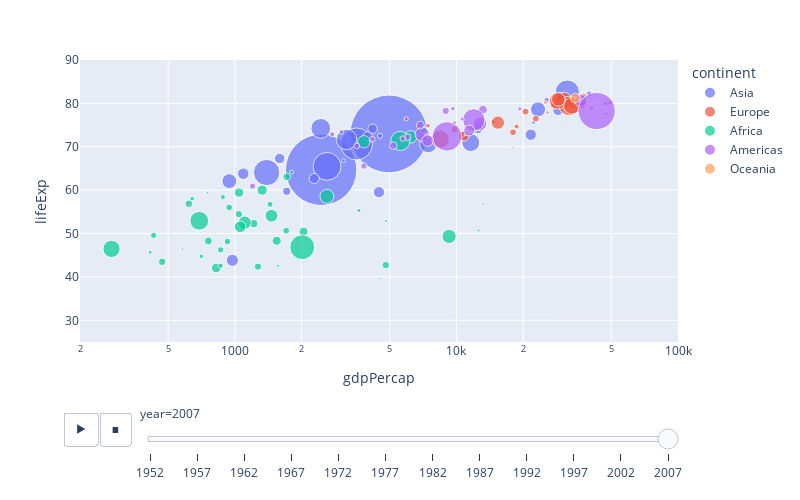

Write notebook code for a chart like this one.
### Code cell
fig1 = px.scatter(df1, x = 'gdpPercap', y='lifeExp', animation_frame='year', animation_group= 'country',color='continent', 
                  hover_name ='country',size = 'pop', 
                  log_x= True, size_max=55, range_x=[200,100000], range_y=[25,90])

fig1.update_layout(width=800, height=500)
fig1.show()

### Figure 1 — Plotly figure (JSON) as saved in the notebook; plotly's stock layout.template omitted (floating-point values rounded to 4 significant figures)
{"data": [{"hovertemplate": "<b>%{hovertext}</b><br><br>continent=Asia<br>year=2007<br>gdpPercap=%{x}<br>lifeExp=%{y}<br>pop=%{marker.size}<extra></extra>", "hovertext": ["Afghanistan", "Bahrain", "Bangladesh", "Cambodia", "China", "Hong Kong, China", "India", "Indonesia", "Iran", "Iraq", "Israel", "Japan", "Jordan", "Korea, Dem. Rep.", "Korea, Rep.", "Kuwait", "Lebanon", "Malaysia", "Mongolia", "Myanmar", "Nepal", "Oman", "Pakistan", "Philippines", "Saudi Arabia", "Singapore", "Sri Lanka", "Syria", "Taiwan", "Thailand", "Vietnam", "West Bank and Gaza", "Yemen, Rep."], "ids": ["Afghanistan", "Bahrain", "Bangladesh", "Cambodia", "China", "Hong Kong, China", "India", "Indonesia", "Iran", "Iraq", "Israel", "Japan", "Jordan", "Korea, Dem. Rep.", "Korea, Rep.", "Kuwait", "Lebanon", "Malaysia", "Mongolia", "Myanmar", "Nepal", "Oman", "Pakistan", "Philippines", "Saudi Arabia", "Singapore", "Sri Lanka", "Syria", "Taiwan", "Thailand", "Vietnam", "West Bank and Gaza", "Yemen, Rep."], "legendgroup": "Asia", "marker": {"color": "#636efa", "size": [31889923, 708573, 150448339, 14131858, 1318683096, 6980412, 1110396331, 223547000, 69453570, 27499638, 6426679, 127467972, 6053193, 23301725, 49044790, 2505559, 3921278, 24821286, 2874127, 47761980, 28901790, 3204897, 169270617, 91077287, 27601038, 4553009, 20378239, 19314747, 23174294, 65068149, 85262356, 4018332, 22211743], "sizemode": "area", "sizeref": 435900.0, "symbol": "circle"}, "mode": "markers", "name": "Asia", "orientation": "v", "showlegend": true, "type": "scatter", "x": [974.6, 29800.0, 1391.0, 1714.0, 4959.0, 39720.0, 2452.0, 3541.0, 11610.0, 4471.0, 25520.0, 31660.0, 4519.0, 1593.0, 23350.0, 47310.0, 10460.0, 12450.0, 3096.0, 944, 1091.0, 22320.0, 2606.0, 3190.0, 21650.0, 47140.0, 3970.0, 4185.0, 28720.0, 7458.0, 2442.0, 3025.0, 2281.0], "xaxis": "x", "y": [43.83, 75.64, 64.06, 59.72, 72.96, 82.21, 64.7, 70.65, 70.96, 59.55, 80.75, 82.6, 72.53, 67.3, 78.62, 77.59, 71.99, 74.24, 66.8, 62.07, 63.78, 75.64, 65.48, 71.69, 72.78, 79.97, 72.4, 74.14, 78.4, 70.62, 74.25, 73.42, 62.7], "yaxis": "y"}, {"hovertemplate": "<b>%{hovertext}</b><br><br>continent=Europe<br>year=2007<br>gdpPercap=%{x}<br>lifeExp=%{y}<br>pop=%{marker.size}<extra></extra>", "hovertext": ["Albania", "Austria", "Belgium", "Bosnia and Herzegovina", "Bulgaria", "Croatia", "Czech Republic", "Denmark", "Finland", "France", "Germany", "Greece", "Hungary", "Iceland", "Ireland", "Italy", "Montenegro", "Netherlands", "Norway", "Poland", "Portugal", "Romania", "Serbia", "Slovak Republic", "Slovenia", "Spain", "Sweden", "Switzerland", "Turkey", "United Kingdom"], "ids": ["Albania", "Austria", "Belgium", "Bosnia and Herzegovina", "Bulgaria", "Croatia", "Czech Republic", "Denmark", "Finland", "France", "Germany", "Greece", "Hungary", "Iceland", "Ireland", "Italy", "Montenegro", "Netherlands", "Norway", "Poland", "Portugal", "Romania", "Serbia", "Slovak Republic", "Slovenia", "Spain", "Sweden", "Switzerland", "Turkey", "United Kingdom"], "legendgroup": "Europe", "marker": {"color": "#EF553B", "size": [3600523, 8199783, 10392226, 4552198, 7322858, 4493312, 10228744, 5468120, 5238460, 61083916, 82400996, 10706290, 9956108, 301931, 4109086, 58147733, 684736, 16570613, 4627926, 38518241, 10642836, 22276056, 10150265, 5447502, 2009245, 40448191, 9031088, 7554661, 71158647, 60776238], "sizemode": "area", "sizeref": 435900.0, "symbol": "circle"}, "mode": "markers", "name": "Europe", "orientation": "v", "showlegend": true, "type": "scatter", "x": [5937.0, 36130.0, 33690.0, 7446.0, 10680.0, 14620.0, 22830.0, 35280.0, 33210.0, 30470.0, 32170.0, 27540.0, 18010.0, 36180.0, 40680.0, 28570.0, 9254.0, 36800.0, 49360.0, 15390.0, 20510.0, 10810.0, 9787.0, 18680.0, 25770.0, 28820.0, 33860.0, 37510.0, 8458.0, 33200.0], "xaxis": "x", "y": [76.42, 79.83, 79.44, 74.85, 73.0, 75.75, 76.49, 78.33, 79.31, 80.66, 79.41, 79.48, 73.34, 81.76, 78.89, 80.55, 74.54, 79.76, 80.2, 75.56, 78.1, 72.48, 74.0, 74.66, 77.93, 80.94, 80.88, 81.7, 71.78, 79.42], "yaxis": "y"}, {"hovertemplate": "<b>%{hovertext}</b><br><br>continent=Africa<br>year=2007<br>gdpPercap=%{x}<br>lifeExp=%{y}<br>pop=%{marker.size}<extra></extra>", "hovertext": ["Algeria", "Angola", "Benin", "Botswana", "Burkina Faso", "Burundi", "Cameroon", "Central African Republic", "Chad", "Comoros", "Congo, Dem. Rep.", "Congo, Rep.", "Cote d'Ivoire", "Djibouti", "Egypt", "Equatorial Guinea", "Eritrea", "Ethiopia", "Gabon", "Gambia", "Ghana", "Guinea", "Guinea-Bissau", "Kenya", "Lesotho", "Liberia", "Libya", "Madagascar", "Malawi", "Mali", "Mauritania", "Mauritius", "Morocco", "Mozambique", "Namibia", "Niger", "Nigeria", "Reunion", "Rwanda", "Sao Tome and Principe", "Senegal", "Sierra Leone", "Somalia", "South Africa", "Sudan", "Swaziland", "Tanzania", "Togo", "Tunisia", "Uganda", "Zambia", "Zimbabwe"], "ids": ["Algeria", "Angola", "Benin", "Botswana", "Burkina Faso", "Burundi", "Cameroon", "Central African Republic", "Chad", "Comoros", "Congo, Dem. Rep.", "Congo, Rep.", "Cote d'Ivoire", "Djibouti", "Egypt", "Equatorial Guinea", "Eritrea", "Ethiopia", "Gabon", "Gambia", "Ghana", "Guinea", "Guinea-Bissau", "Kenya", "Lesotho", "Liberia", "Libya", "Madagascar", "Malawi", "Mali", "Mauritania", "Mauritius", "Morocco", "Mozambique", "Namibia", "Niger", "Nigeria", "Reunion", "Rwanda", "Sao Tome and Principe", "Senegal", "Sierra Leone", "Somalia", "South Africa", "Sudan", "Swaziland", "Tanzania", "Togo", "Tunisia", "Uganda", "Zambia", "Zimbabwe"], "legendgroup": "Africa", "marker": {"color": "#00cc96", "size": [33333216, 12420476, 8078314, 1639131, 14326203, 8390505, 17696293, 4369038, 10238807, 710960, 64606759, 3800610, 18013409, 496374, 80264543, 551201, 4906585, 76511887, 1454867, 1688359, 22873338, 9947814, 1472041, 35610177, 2012649, 3193942, 6036914, 19167654, 13327079, 12031795, 3270065, 1250882, 33757175, 19951656, 2055080, 12894865, 135031164, 798094, 8860588, 199579, 12267493, 6144562, 9118773, 43997828, 42292929, 1133066, 38139640, 5701579, 10276158, 29170398, 11746035, 12311143], "sizemode": "area", "sizeref": 435900.0, "symbol": "circle"}, "mode": "markers", "name": "Africa", "orientation": "v", "showlegend": true, "type": "scatter", "x": [6223.0, 4797.0, 1441.0, 12570.0, 1217.0, 430.1, 2042.0, 706.0, 1704.0, 986.1, 277.6, 3633.0, 1545.0, 2082.0, 5581.0, 12150.0, 641.4, 690.8, 13210.0, 752.7, 1328.0, 942.7, 579.2, 1463.0, 1569.0, 414.5, 12060.0, 1045.0, 759.3, 1043.0, 1803.0, 10960.0, 3820.0, 823.7, 4811.0, 619.7, 2014.0, 7670.0, 863.1, 1598.0, 1712.0, 862.5, 926.1, 9270.0, 2602.0, 4513.0, 1107.0, 883.0, 7093.0, 1056.0, 1271.0, 469.7], "xaxis": "x", "y": [72.3, 42.73, 56.73, 50.73, 52.3, 49.58, 50.43, 44.74, 50.65, 65.15, 46.46, 55.32, 48.33, 54.79, 71.34, 51.58, 58.04, 52.95, 56.73, 59.45, 60.02, 56.01, 46.39, 54.11, 42.59, 45.68, 73.95, 59.44, 48.3, 54.47, 64.16, 72.8, 71.16, 42.08, 52.91, 56.87, 46.86, 76.44, 46.24, 65.53, 63.06, 42.57, 48.16, 49.34, 58.56, 39.61, 52.52, 58.42, 73.92, 51.54, 42.38, 43.49], "yaxis": "y"}, {"hovertemplate": "<b>%{hovertext}</b><br><br>continent=Americas<br>year=2007<br>gdpPercap=%{x}<br>lifeExp=%{y}<br>pop=%{marker.size}<extra></extra>", "hovertext": ["Argentina", "Bolivia", "Brazil", "Canada", "Chile", "Colombia", "Costa Rica", "Cuba", "Dominican Republic", "Ecuador", "El Salvador", "Guatemala", "Haiti", "Honduras", "Jamaica", "Mexico", "Nicaragua", "Panama", "Paraguay", "Peru", "Puerto Rico", "Trinidad and Tobago", "United States", "Uruguay", "Venezuela"], "ids": ["Argentina", "Bolivia", "Brazil", "Canada", "Chile", "Colombia", "Costa Rica", "Cuba", "Dominican Republic", "Ecuador", "El Salvador", "Guatemala", "Haiti", "Honduras", "Jamaica", "Mexico", "Nicaragua", "Panama", "Paraguay", "Peru", "Puerto Rico", "Trinidad and Tobago", "United States", "Uruguay", "Venezuela"], "legendgroup": "Americas", "marker": {"color": "#ab63fa", "size": [40301927, 9119152, 190010647, 33390141, 16284741, 44227550, 4133884, 11416987, 9319622, 13755680, 6939688, 12572928, 8502814, 7483763, 2780132, 108700891, 5675356, 3242173, 6667147, 28674757, 3942491, 1056608, 301139947, 3447496, 26084662], "sizemode": "area", "sizeref": 435900.0, "symbol": "circle"}, "mode": "markers", "name": "Americas", "orientation": "v", "showlegend": true, "type": "scatter", "x": [12780.0, 3822.0, 9066.0, 36320.0, 13170.0, 7007.0, 9645.0, 8948.0, 6025.0, 6873.0, 5728.0, 5186.0, 1202.0, 3548.0, 7321.0, 11980.0, 2749.0, 9809.0, 4173.0, 7409.0, 19330.0, 18010.0, 42950.0, 10610.0, 11420.0], "xaxis": "x", "y": [75.32, 65.55, 72.39, 80.65, 78.55, 72.89, 78.78, 78.27, 72.23, 74.99, 71.88, 70.26, 60.92, 70.2, 72.57, 76.19, 72.9, 75.54, 71.75, 71.42, 78.75, 69.82, 78.24, 76.38, 73.75], "yaxis": "y"}, {"hovertemplate": "<b>%{hovertext}</b><br><br>continent=Oceania<br>year=2007<br>gdpPercap=%{x}<br>lifeExp=%{y}<br>pop=%{marker.size}<extra></extra>", "hovertext": ["Australia", "New Zealand"], "ids": ["Australia", "New Zealand"], "legendgroup": "Oceania", "marker": {"color": "#FFA15A", "size": [20434176, 4115771], "sizemode": "area", "sizeref": 435900.0, "symbol": "circle"}, "mode": "markers", "name": "Oceania", "orientation": "v", "showlegend": true, "type": "scatter", "x": [34440.0, 25190.0], "xaxis": "x", "y": [81.23, 80.2], "yaxis": "y"}], "layout": {"height": 500, "legend": {"itemsizing": "constant", "title": {"text": "continent"}, "tracegroupgap": 0}, "margin": {"t": 60}, "sliders": [{"active": 11, "currentvalue": {"prefix": "year="}, "len": 0.9, "pad": {"b": 10, "t": 60}, "steps": [{"args": [["1952"], {"frame": {"duration": 0, "redraw": false}, "fromcurrent": true, "mode": "immediate", "transition": {"duration": 0, "easing": "linear"}}], "label": "1952", "method": "animate"}, {"args": [["1957"], {"frame": {"duration": 0, "redraw": false}, "fromcurrent": true, "mode": "immediate", "transition": {"duration": 0, "easing": "linear"}}], "label": "1957", "method": "animate"}, {"args": [["1962"], {"frame": {"duration": 0, "redraw": false}, "fromcurrent": true, "mode": "immediate", "transition": {"duration": 0, "easing": "linear"}}], "label": "1962", "method": "animate"}, {"args": [["1967"], {"frame": {"duration": 0, "redraw": false}, "fromcurrent": true, "mode": "immediate", "transition": {"duration": 0, "easing": "linear"}}], "label": "1967", "method": "animate"}, {"args": [["1972"], {"frame": {"duration": 0, "redraw": false}, "fromcurrent": true, "mode": "immediate", "transition": {"duration": 0, "easing": "linear"}}], "label": "1972", "method": "animate"}, {"args": [["1977"], {"frame": {"duration": 0, "redraw": false}, "fromcurrent": true, "mode": "immediate", "transition": {"duration": 0, "easing": "linear"}}], "label": "1977", "method": "animate"}, {"args": [["1982"], {"frame": {"duration": 0, "redraw": false}, "fromcurrent": true, "mode": "immediate", "transition": {"duration": 0, "easing": "linear"}}], "label": "1982", "method": "animate"}, {"args": [["1987"], {"frame": {"duration": 0, "redraw": false}, "fromcurrent": true, "mode": "immediate", "transition": {"duration": 0, "easing": "linear"}}], "label": "1987", "method": "animate"}, {"args": [["1992"], {"frame": {"duration": 0, "redraw": false}, "fromcurrent": true, "mode": "immediate", "transition": {"duration": 0, "easing": "linear"}}], "label": "1992", "method": "animate"}, {"args": [["1997"], {"frame": {"duration": 0, "redraw": false}, "fromcurrent": true, "mode": "immediate", "transition": {"duration": 0, "easing": "linear"}}], "label": "1997", "method": "animate"}, {"args": [["2002"], {"frame": {"duration": 0, "redraw": false}, "fromcurrent": true, "mode": "immediate", "transition": {"duration": 0, "easing": "linear"}}], "label": "2002", "method": "animate"}, {"args": [["2007"], {"frame": {"duration": 0, "redraw": false}, "fromcurrent": true, "mode": "immediate", "transition": {"duration": 0, "easing": "linear"}}], "label": "2007", "method": "animate"}], "x": 0.1, "xanchor": "left", "y": 0, "yanchor": "top"}], "updatemenus": [{"active": 0, "buttons": [{"args": [null, {"frame": {"duration": 500, "redraw": false}, "fromcurrent": true, "mode": "immediate", "transition": {"duration": 500, "easing": "linear"}}], "label": "&#9654;", "method": "animate"}, {"args": [[null], {"frame": {"duration": 0, "redraw": false}, "fromcurrent": true, "mode": "immediate", "transition": {"duration": 0, "easing": "linear"}}], "label": "&#9724;", "method": "animate"}], "direction": "left", "pad": {"r": 10, "t": 70}, "showactive": false, "type": "buttons", "x": 0.1, "xanchor": "right", "y": 0, "yanchor": "top"}], "width": 800, "xaxis": {"anchor": "y", "domain": [0, 1], "range": [2.301, 5], "title": {"text": "gdpPercap"}, "type": "log"}, "yaxis": {"anchor": "x", "domain": [0, 1], "range": [25, 90], "title": {"text": "lifeExp"}, "type": "linear"}}}
